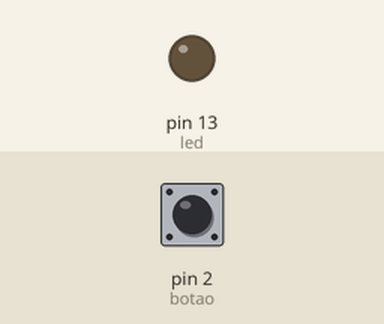
Recording of a sketch running on a simulated Arduino Uno, built with avr-gcc and run on an emulated ATmega328P. Shown: output pins drawn as LEDs (lit = HIGH). The inputs (shaded band) are chosen by the test bench; at power-on: pin 2 (botao) LOW.

Above: at 1.2 s.
1.3 s: pin 2 (botao) pulled HIGH for 0.15 s
At 1.37 s:
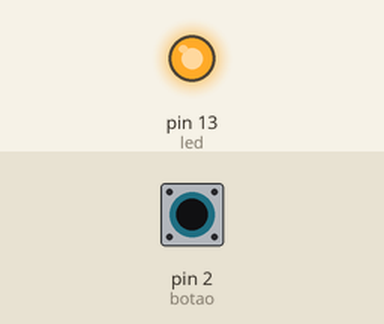
2.9 s: pin 2 (botao) pulled HIGH for 3.2 s
At 7.2 s:
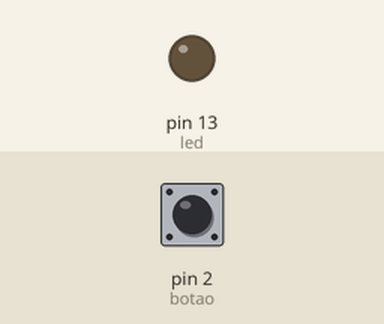
Timing chart, 0 to 8.7 s (numbered marks = the images above; inputs shaded):
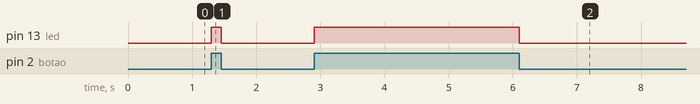

Measured:
- after the input at 1.3 s, pin 13 (led): LOW → HIGH at once, → LOW 0.15 s later
- after the input at 2.9 s, pin 13 (led): LOW → HIGH at once, → LOW 3.2 s later

The sketch:

utilizando_um_botao.ino
```cpp
/* Utilizando um botão */

const int led = 13;
const int botao = 2;

int estadoBotao = 0;

void setup() {
  pinMode(led, OUTPUT);
  pinMode(botao, INPUT);
}

void loop() {
  estadoBotao = digitalRead(botao);

  if (estadoBotao == HIGH) {
    digitalWrite(led, HIGH);
  } else {
    digitalWrite(led, LOW);
  }
}
```
